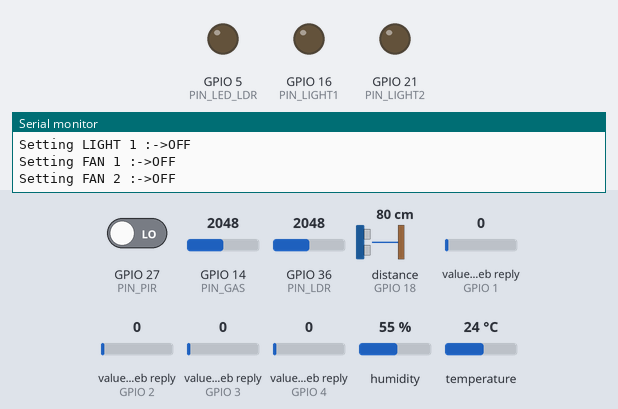
The sketch below on a simulated ESP32. Shown: output pins drawn as LEDs (lit = HIGH), the last lines printed to the serial monitor. Inputs (shaded band) come from the test bench; at power-on: GPIO 27 (PIN_PIR) LOW, value in the web reply (sensors on GPIO 1, GPIO 2, GPIO 3, GPIO 4) 0, GPIO 14 (PIN_GAS) = 2048, GPIO 36 (PIN_LDR) = 2048, distance to the obstacle (sensor on GPIO 18) 80 cm, humidity 55 %, temperature 24 °C. The echo pulse lasts 58.3 µs per cm; WiFi joins after 1.5 s; servers stay silent unless stated; web services answer with replies made up by the test bench; pins used as bus, display or sensor lines are not drawn.

Above: at 2.7 s.
2.8 s: GPIO 27 (PIN_PIR) driven HIGH
At 12.7 s:
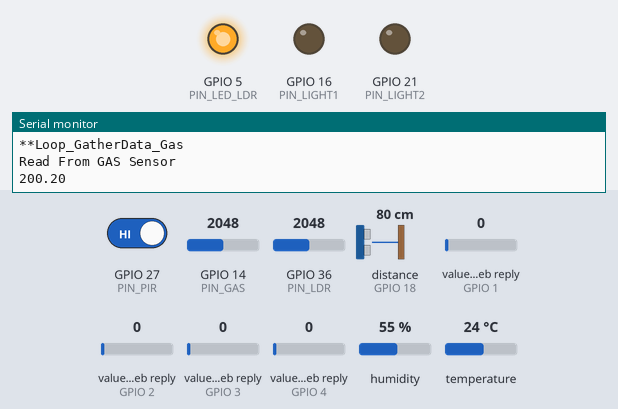
13.0 s: value in the web reply (sensor on GPIO 1) set to 2
At 25.4 s:
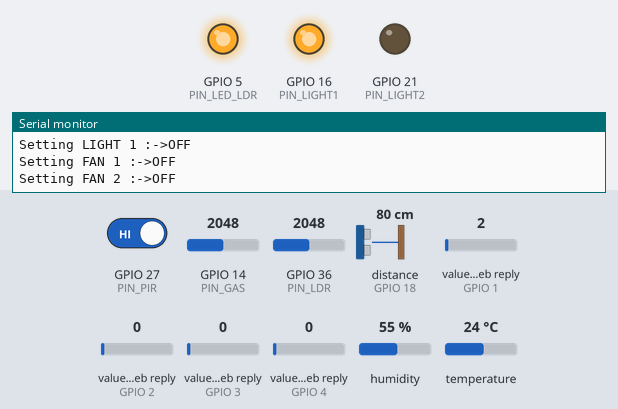
25.8 s: GPIO 27 (PIN_PIR) driven LOW
At 35.4 s:
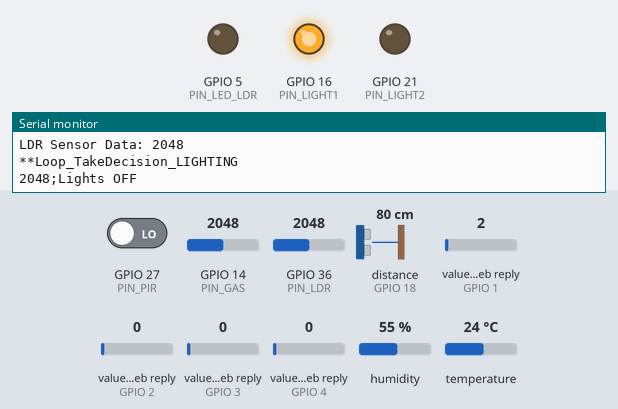
35.9 s: value in the web reply (sensor on GPIO 2) set to 2
At 48.0 s:
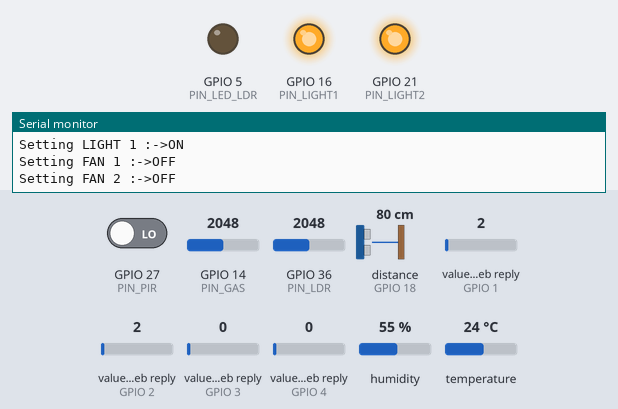
48.7 s: GPIO 27 (PIN_PIR) driven HIGH
At 58.1 s:
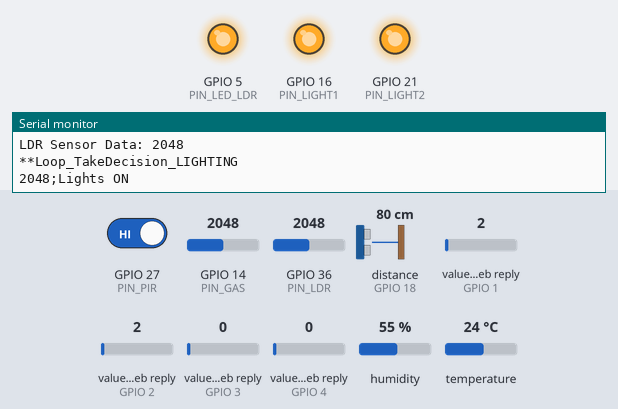
Timing chart, 0 to 59.6 s (numbered marks = the images above; inputs shaded):
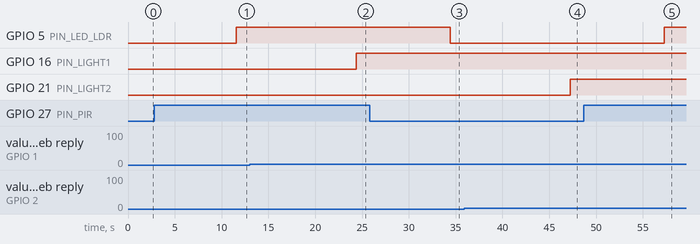

The sketch:

MergedCode.ino
```cpp
/**
   IOT Smart Home Automation Project

   Authors:- Vibhor, Vinayak, Abhishek, Zeba, Anjali

*/

/* Essentials */
#include<DHT.h>
#include<WiFi.h>
#include<ThingSpeak.h>
#define SERIAL_BAUD_RATE 115200
#define DEBUG 1
#define LOG(msg) { if(DEBUG) Serial.println(String("**")+msg);}

/* WIFI Properties */
WiFiClient client;
const char *WiFi_SSID = "NETGEAR33";
const char *WiFi_Password = "sweetelephant067";

/* ThingSpeak Properties */
unsigned long thingspeak_ChannelID = 1497698;
const char * thingspeak_WriteAPIKey = "4MGWZM2JL5YNKEFY";

unsigned long thingspeak_ReadChannelID = 1497857;
const char * thingspeak_ReadAPIKey = "OHBL04EQUGVURB54";

/******************************************************************/

/* Sensors Pins */

#define PIN_LDR 36

#define PIN_DHT 15

#define PIN_GAS 14

#define PIN_ULTRASONIC_TRIG 4
#define PIN_ULTRASONIC_ECHO 18

#define PIN_PIR 27

/******************************************************************/

/* Actuators */

#define PIN_LED_LDR 5         //LED controlled by LDR input value
#define PIN_LED 19            //LED/Buzzer to notify water tank level
#define PIN_LIGHT1 16
#define PIN_LIGHT2 21

/******************************************************************/
/** Values Downloaded from cloud */

int status_light1;            //Current state of light1 switch as received from cloud
int status_light2;            //Current state of light2 switch as received from cloud
int status_fan1;              //Current state of fan1 switch as received from cloud
int status_fan2;              //Current state of fan2 switch as received from cloud


/* Values to be Uploaded */

int value_LDR = 0;            //Light intensity measured by LDR

float value_humidity = 0;     //humidity value measured by DHT11
float value_temperature = 0;  //temperature value measured by DHT11

float value_gas;              //gas value measured by gas sensor

int Full_Tank = 10;           //setting full tank level distance 10cm
int Mid_Tank = 100;           // tank filed at middle level
int Empty_Tank = 200;
long T;
float value_distanceCM;       //distance measured by ultrasonic sensor


int value_pirMotionStatePrevious = LOW; // previous  state of motion sensor's pin
int value_pirMotionStateCurrent = LOW; // current  state of motion sensor's pin


/* Constants */

/******************************************************************/
/**
   Function prototypes
*/
void Init_SerialMonitor();
void ConnectToWiFi();
void ThingSpeakBegin();

bool Loop_ThingSpeakReadAllFields();
void Loop_UpdateApplianceStates();

void Init_PinModesAndSensors();

void Loop_GatherData_LDR();
void Loop_TakeDecision_LIGHTING(int ldr_value, bool isMotionDetected);

bool Loop_GatherData_DHT11();
void Loop_TakeDecision_DHT11();

void Loop_Ultra_Sonic_Distance();
void Loop_TakeDecision_UltraSonic();

void Loop_GatherData_Gas();
void Loop_TakeDecision_Gas();

void Loop_GatherData_PIR();
void Take_Decision_PIR();

void Loop_UploadAllData();

String booleanToString(bool b);

/* Initialization functions */
DHT dht(PIN_DHT, DHT11);

/**
   Initializes the Serial Monitor
*/
void Init_SerialMonitor()
{
  Serial.begin(SERIAL_BAUD_RATE);
  LOG(__func__)
}

/**
   Connects the ESP32 to the WiFi
*/
void ConnectToWiFi()
{
  LOG(__func__);
  WiFi.mode(WIFI_STA);
  WiFi.begin(WiFi_SSID, WiFi_Password);
  Serial.print("Connecting to ");
  Serial.println(WiFi_SSID);
  while (WiFi.status() != WL_CONNECTED)
  {
    Serial.print('.');
    delay(500);
  }
  Serial.println("WiFi Connected!!");
  Serial.print("My IP address is: ");
  Serial.println(WiFi.localIP());
  Serial.print("Netmask: ");
  Serial.println(WiFi.subnetMask());
  Serial.print("Gateway: ");
  Serial.println(WiFi.gatewayIP());
  Serial.println();
}

void ThingSpeakBegin()
{
  ThingSpeak.begin(client);
}
/**
   Initializes pin modes and sensors
*/
void Init_PinModesAndSensors()
{
  LOG(__func__)
  //LDR init
  pinMode(PIN_LDR, INPUT);
  pinMode(PIN_LED_LDR, OUTPUT);
  //DHT Init
  pinMode(PIN_DHT, INPUT);
  dht.begin();
  //Ultra sonic
  pinMode(PIN_ULTRASONIC_TRIG, OUTPUT);
  pinMode(PIN_ULTRASONIC_ECHO, INPUT);
  //PIR
  pinMode(PIN_PIR, INPUT);
  //GAS
  pinMode(PIN_GAS, INPUT);
  //Lights
  pinMode(PIN_LIGHT1, OUTPUT);
  pinMode(PIN_LIGHT2, OUTPUT);
  Serial.println();

}

/******************************************************************/
/* Looping Functions */


/**
    Read All the fields from the ThingSpeak Channel (It is for user remote control)

    returns true if successfully read all the fields else false
*/
bool Loop_ThingSpeakReadAllFields()
{
  LOG(__func__)

  if (ThingSpeak.readMultipleFields(thingspeak_ReadChannelID, thingspeak_ReadAPIKey) == 200)
  {
    status_light1 = ThingSpeak.getFieldAsInt(1);
    status_light2 = ThingSpeak.getFieldAsInt(2);
    status_fan1 = ThingSpeak.getFieldAsInt(3);
    status_fan2 = ThingSpeak.getFieldAsInt(4);
    Serial.println("Reading Data Successful from cloud!\n");
    return true;
  } else
  {
    Serial.println("Reading Data Failed from cloud!\n");
    return false;
  }

}

/**
   Updates all the appliance's on off state based on the data received from the ThingSpeak cloud
*/
void Loop_UpdateApplianceStates()
{
  LOG(__func__)

  digitalWrite(PIN_LIGHT1, (uint8_t)status_light1); //This will be a relay connected to Appliance's switch
  Serial.println("Setting LIGHT 1 :->" + booleanToString(status_light1));

  digitalWrite(PIN_LIGHT2, (uint8_t)status_light2);
  Serial.println("Setting LIGHT 1 :->" + booleanToString(status_light2));

  //digitalWrite(PIN_FAN1, (uint8_t)status_fan1);
  Serial.println("Setting FAN 1 :->" + booleanToString(status_fan1));

  //digitalWrite(PIN_FAN2, (uint8_t)status_fan2);
  Serial.println("Setting FAN 2 :->" + booleanToString(status_fan2));


}

String booleanToString(bool b)
{
  return (b ? String("ON") : String("OFF"));
}
/*
   Gather analog data from LDR Sensor
*/
void Loop_GatherData_LDR()
{
  LOG(__func__)
  value_LDR = analogRead(PIN_LDR);
  Serial.print("LDR Sensor Data: ");
  Serial.println(value_LDR);
  Serial.println();
  delay(500);
}

/**
   Take Decision for room lighting
*/
void Loop_TakeDecision_LIGHTING(int ldr_value, bool isMotionDetected)
{
  LOG(__func__)
  if (ldr_value > 500 && isMotionDetected) // and motion detected then turn on light
  {
    //Call the Actuator
    digitalWrite(PIN_LED_LDR, HIGH);
    Serial.print(ldr_value);
    Serial.println(";Lights ON");

  }
  else
  {
    //Call the Actuator
    digitalWrite(PIN_LED_LDR, LOW);
    Serial.print(ldr_value);
    Serial.println(";Lights OFF");
  }
  Serial.println();
  delay(1000);
}

/**
   Read Data from the DHT11 Sensor
*/
bool Loop_GatherData_DHT11()
{
  LOG(__func__)
  value_humidity = dht.readHumidity();
  value_temperature = dht.readTemperature();
  bool retval = false;
  if (isnan(value_humidity) || isnan(value_temperature))
  {
    Serial.println("Failed to read data from DHT11");
    Serial.println();
    retval = false;
  }
  else
  {
    Serial.print("Temprature: ");
    Serial.println(value_temperature);
    Serial.print("Humidity: ");
    Serial.println(value_humidity);
    Serial.println();
    retval = true;
  }
  delay(500);
  return retval;
}


/**
   Take Decision based on DHT11 Sensor
*/
void Loop_TakeDecision_DHT11()
{
  LOG(__func__)
  //Decision Temperature
  if (value_temperature > 30)
  {
    Serial.println("Hot : Fan Speed -> Fast");
    //Call the Actuator
  }
  else if (value_temperature < 30 && value_temperature > 22)
  {
    Serial.println("Comfortable : Fan Speed -> Normal");
    //Call the Actuator
  }
  else
  {
    Serial.println("Cold : Fan Speed -> OFF");
    //Call the Actuator
  }

  //Decision Humidity
  if (value_humidity < 80)
  {
    Serial.println("Comfortable : AC Temperature -> 27");
    //Call the Actuator
  }
  else
  {
    Serial.println("Too Humid : AC Temperature -> 25");
    //Call the Actuator
  }
  Serial.println();
  delay(1000);
}

/**
   Gather Data from Ultra sonic sensor
*/
void Loop_Ultra_Sonic_Distance()
{
  LOG(__func__)
  digitalWrite(PIN_ULTRASONIC_TRIG, LOW);
  delayMicroseconds(2);
  digitalWrite(PIN_ULTRASONIC_TRIG, HIGH);
  delayMicroseconds(10);
  digitalWrite(PIN_ULTRASONIC_TRIG, LOW);
  T = pulseIn(PIN_ULTRASONIC_ECHO, HIGH);
  value_distanceCM = T * 0.034 / 2;
  //  value_distanceCM = value_distanceCM / 2;/
  Serial.print("Distance in CM : ");
  Serial.println(value_distanceCM);
  Serial.println();
  delay(500);
}

/**
   Take Decision based on Untra sonic sensor output
*/
void Loop_TakeDecision_UltraSonic()
{
  LOG(__func__)
  if (value_distanceCM <= Full_Tank)
  {
    Serial.println("Tank is Full turning off switch");
    digitalWrite(PIN_LED, HIGH); // turn off switch
    //thingspeak
  }
  else if (value_distanceCM <= Mid_Tank)
  {
    Serial.println("Tank is Mid Level turning ON switch");
    digitalWrite(PIN_LED, HIGH); // turn off switch
    //thingspeak
  }
  else if (value_distanceCM >= Empty_Tank)
  {
    Serial.println("Tank is Empty turning ON switch");
    digitalWrite(PIN_LED, HIGH); // turn off switch
    //thingspeak
  }
  Serial.println();
  delay(1000);
}


/**
   Read values from Gas Sensor
*/
void Loop_GatherData_Gas()
{
  LOG(__func__)
  Serial.println("Read From GAS Sensor");
  float gas_analog_value = analogRead(PIN_GAS);
  value_gas = ((gas_analog_value / 1023) * 100);
  Serial.println(value_gas);
  Serial.println();
  delay(500);
}

/**
   Take Decision bases on Gas Sensor
*/
void Loop_TakeDecision_Gas()
{
  LOG(__func__)
  if (value_gas > 40.0)
  {
    Serial.print("Alert!! Gas LEVEL is HIGH: "); //Gas Detected
    Serial.println(value_gas);
    //Call the Actuator if needed
  }
  else
  {
    Serial.print("Gas LEVEL is Normal");
  }
  Serial.println();
  delay(1000);
}

/**
   Read values from PIR motion Sensor
*/
void Loop_GatherData_PIR()
{
  LOG(__func__)
  Serial.println("Read From PIR");
  value_pirMotionStatePrevious = value_pirMotionStateCurrent;// store old state
  value_pirMotionStateCurrent  = digitalRead(PIN_PIR); // read new state
  Serial.println(value_pirMotionStateCurrent);
  Serial.println();
  delay(500);
}

/**
   Take Decision Motion Sensor value
*/
void Loop_TakeDecision_PIR()
{
  LOG(__func__)
  if (value_pirMotionStatePrevious == LOW && value_pirMotionStateCurrent == HIGH) // pin state change: LOW -> HIGH
  {
    Serial.print("Motion detected!"); //Motion Detected
    Serial.println(value_pirMotionStateCurrent);
    //Call the Actuator if needed
  }
  else if (value_pirMotionStatePrevious == HIGH && value_pirMotionStateCurrent == LOW) // pin state change: HIGH -> LOW
  {
    Serial.print("Motion stopped!");//No Motion Detected
    Serial.println(value_pirMotionStateCurrent);
    //Call the Actuator if needed
  }
  else {
    Serial.print("No Motion detected!");//No Motion Detected
    Serial.println(value_pirMotionStateCurrent);
  }
  Serial.println();
  delay(1000);
}

/**
   Sets all fields to the thingspeak instance and uploads them all at once
   This Function should be called only when data has been collected from all the sensors
*/
void Loop_UploadAllData()
{
  LOG(__func__)
  ThingSpeak.setField(1, value_LDR); // light intensitty
  ThingSpeak.setField(2, value_temperature); // room temperature
  ThingSpeak.setField(3, value_humidity); // humidity
  ThingSpeak.setField(4, value_distanceCM); // room temperature
  ThingSpeak.setField(5, value_gas); //Gas Sensor value
  ThingSpeak.setField(6, value_pirMotionStateCurrent); //Motion sensor value
  if (ThingSpeak.writeFields(thingspeak_ChannelID, thingspeak_WriteAPIKey) == 200)
  {
    Serial.println("All Data fields Successfully uploaded!");
  }
  else
  {
    Serial.println("Data Uploading Failed");
  }
  Serial.println();
}

/* */

void setup() {
  Init_SerialMonitor();
  ConnectToWiFi();
  ThingSpeakBegin();
  Init_PinModesAndSensors();

}

void loop() {
  //Control
  if (Loop_ThingSpeakReadAllFields())
  {
    Loop_UpdateApplianceStates();
    delay(5000);
  }
  //Monitoring
  if (Loop_GatherData_DHT11())
  {
    Loop_TakeDecision_DHT11();
  }

  Loop_Ultra_Sonic_Distance();
  Loop_TakeDecision_UltraSonic();

  Loop_GatherData_PIR();
  Loop_TakeDecision_PIR();

  Loop_GatherData_LDR();
  Loop_TakeDecision_LIGHTING(value_LDR, value_pirMotionStateCurrent);

  Loop_GatherData_Gas();
  Loop_TakeDecision_Gas();

  Loop_UploadAllData();
  Serial.println("======= Cycle Complete =======\n");
  delay(10000);//10 seconds

}
```

Measured:
- after the input at 2.8 s, GPIO 5 (PIN_LED_LDR): LOW → HIGH after 8.8 s
- after the input at 13.0 s, GPIO 16 (PIN_LIGHT1): LOW → HIGH after 11.4 s
- after the input at 25.8 s, GPIO 5 (PIN_LED_LDR): HIGH → LOW after 8.6 s
- after the input at 35.9 s, GPIO 21 (PIN_LIGHT2): LOW → HIGH after 11.3 s
- after the input at 48.7 s, GPIO 5 (PIN_LED_LDR): LOW → HIGH after 8.6 s
